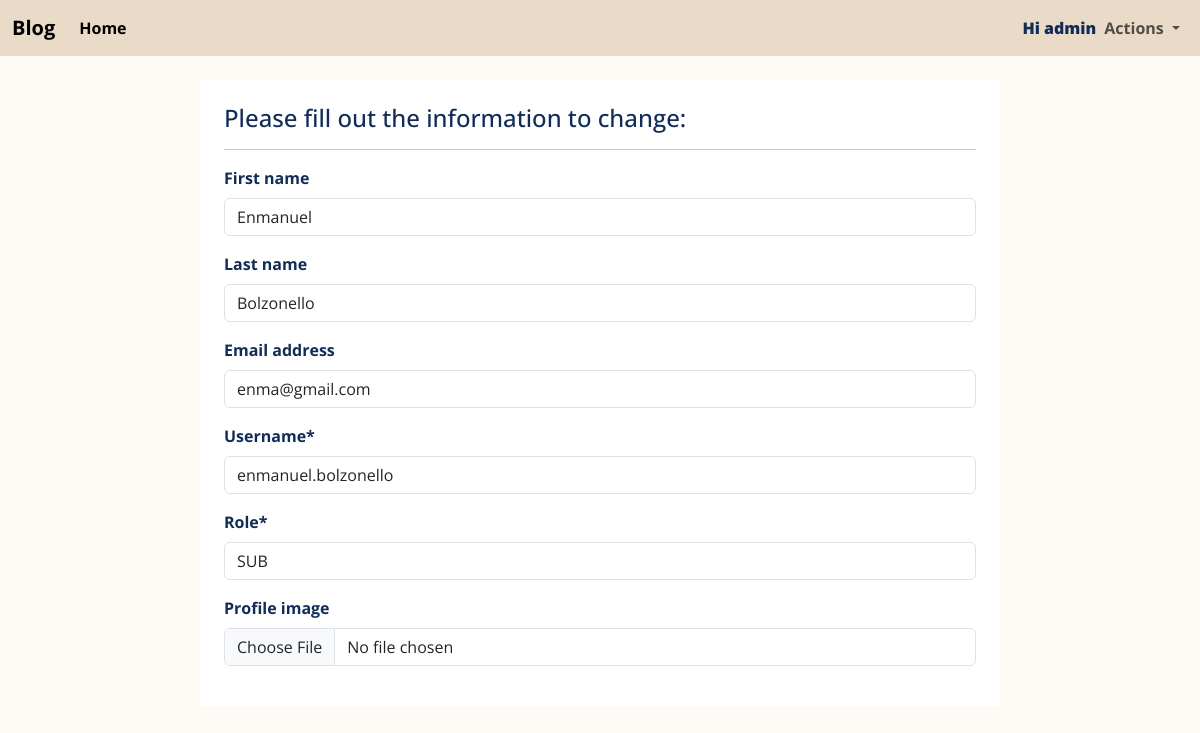
The page /users/49/edit (signed in) on the database its author committed.
### users/models.py (models this page shows, shortened)
class CustomUser(AbstractUser):
    ROLE_CHOICES = [
        ("ADM", "Administrator"),
        ("AUT", "Author"),
        ("SUB", "Subscriber"),
    ]
    username = models.CharField(max_length=150, unique=True)
    role = models.CharField(max_length=3, choices=ROLE_CHOICES, default='SUB')
    created_at = models.DateTimeField(auto_now_add=True)
    profile_image = models.ImageField(upload_to="images/profile_pics", null=True, blank=True)

### users/views.py (the view, shortened to what this page needs)
# urls.py: path('<int:pk>/edit', EditUser.as_view(), name='edit'),
class EditUser(LoginRequiredMixin, UserPassesTestMixin, UpdateView):
    form_class = EditUserForm
    model = CustomUser
    template_name = 'users/edit_user.html'
    success_url = reverse_lazy('posts:post-list')
    def get_context_data(self, **kwargs):
        context = super().get_context_data(**kwargs)
        instance = self.get_object()
        context['first_name'] = instance.first_name
        context['email'] = instance.email
        context['profile_image'] = instance.profile_image
        return context
    def test_func(self):
        return self.request.user.role == 'ADM' or self.kwargs['pk'] == self.request.user.id

### users/forms.py
class EditUserForm(forms.ModelForm):
    class Meta:
        model = CustomUser
        fields = ['first_name', 'last_name', 'email', 'username', 'role', 'profile_image']
    username = forms.CharField(max_length=100)
    role = forms.CharField(max_length=50)

### templates/users/edit_user.html (shortened to what this page needs)
{% extends 'base_template.html' %}
{% load crispy_forms_tags %}
{% block content %}
    <form method="post" class="create-user-form" enctype="multipart/form-data" novalidate>
        <h4>Please fill out the information to change:</h4>
        <hr>
        {% crispy form %}
    </form>
{% endblock %}

### templates/base_template.html (shortened to what this page needs)
{% load static %}
<!doctype html>
<html lang="en">
  <head>
    <link href="https://cdn.jsdelivr.net/npm/bootstrap@5.3.3/dist/css/bootstrap.min.css"
        rel="stylesheet"
>
    <link rel="stylesheet" href="{% static 'css/style.css' %}">
    <link rel="stylesheet"
          href="https://cdnjs.cloudflare.com/ajax/libs/font-awesome/6.5.2/css/all.min.css"
 />
  </head>
  <body>
    <nav class="navbar navbar-expand-lg" style="background-color: #EADBC8;">
      <div class="container-fluid">
        <a class="navbar-brand" href="{% url 'posts:post-list' %}">Blog</a>
        <div class="collapse navbar-collapse" id="navbarNavDropdown">
          <ul class="navbar-nav">
            <li class="nav-item">
              <a class="nav-link active" aria-current="page" href="{% url 'posts:post-list' %}">Home</a>
            </li>
          </ul>
        </div>
        {% if user.is_authenticated %}
        <div class="collapse navbar-collapse d-flex align-items-center" id="navbarNavDropdown">
          <ul class="navbar-nav ms-auto d-flex align-items-center">
              <li class="nav-item">
                <p class="text-center mb-0"><b>Hi {{ user.username }}</b></p>
              </li>
              <li class="nav-item dropdown">
                <a class="nav-link dropdown-toggle" href="#" role="button" data-bs-toggle="dropdown" aria-expanded="false">
                  Actions
                </a>
              </li>
          </ul>
        </div>
        {% endif %}
      </div>
    </nav>
    {% block content %}{% endblock %}
  </body>
</html>

### static/css/style.css (style rules this page uses)
body { background-color: #FEFAF6; color: #102C57; font-weight: bold; font-family: "Open Sans", sans-serif; }
.create-user-form { background-color: white; max-width: 800px; margin: 2% auto; padding: 2%; }

### rows shown on the page
CustomUser: username "admin"
CustomUser: first_name "Enmanuel", last_name "Bolzonello", email "enma@gmail.com", username "enmanuel.bolzonello", role "SUB"
